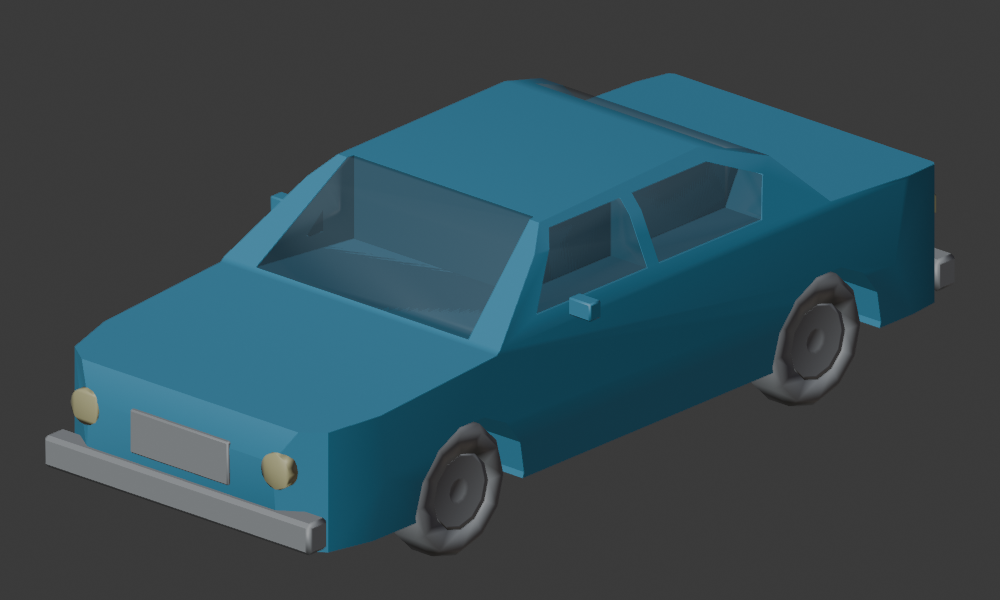
#> input picture .claude/skills/roblox-vehicle-modeler/assets/example/Sedan01/renders/blockout_three_quarter.png, 1000 x 600 px
$ python segment_reference.py ../assets/example/Sedan01/renders/blockout_three_quarter.png --out out.png
#> lines starting #> are read from the running program, lines starting #| are printed output that depends on the picture; after the words box and inside, x2 and y2 are one past the last pixel; in counts of white or black regions, pixels touching at a corner belong together
#!/usr/bin/env python3
"""Segment a reference image into candidate layer regions (plates, lights, plasma, mechanics).

Does NOT run inside Blender. Requires: python 3.9+, numpy, opencv-python(-headless).
Optional: ultralytics ('sam' mode: Segment Anything 2 / FastSAM).

Outputs in --out:
  grid.png      original image with a pixel grid (to read coordinates and calibration points)
  overlay.png   colored, numbered regions (Claude reviews them and assigns them to layers in the spec)
  regions.json  {"image", "size", "regions": [{id, polygon_px, bbox, area_px, mean_rgb, brightness,
                 saturation, tag}]}

Usage:
  python segment_reference.py ref_front.png --out seg_front [--mode color|sam|both] [--roi x0 y0 x1 y1]
"""
import argparse
import json
import os
import sys

try:
    import cv2
    import numpy as np
except ImportError:
    sys.exit("Missing OpenCV/numpy:  pip install opencv-python-headless numpy")


def load(path):
    img = cv2.imread(path, cv2.IMREAD_UNCHANGED)
    if img is None:
        sys.exit(f"Could not read {path}")
    alpha = None
    if img.ndim == 3 and img.shape[2] == 4:
        alpha = img[:, :, 3]
        img = img[:, :, :3]
    elif img.ndim == 2:
        img = cv2.cvtColor(img, cv2.COLOR_GRAY2BGR)
    return img, alpha


def foreground_mask(img, alpha, roi):
    h, w = img.shape[:2]
    m = np.zeros((h, w), np.uint8)
    if roi:
        x0, y0, x1, y1 = roi
        m[y0:y1, x0:x1] = 255
    else:
        m[:] = 255
    if alpha is not None:
        m &= (alpha > 20).astype(np.uint8) * 255
    else:
        # remove uniform background (corner color)
        corners = np.concatenate([img[:8, :8].reshape(-1, 3), img[:8, -8:].reshape(-1, 3),
                                  img[-8:, :8].reshape(-1, 3), img[-8:, -8:].reshape(-1, 3)]).astype(np.float32)
        bg = np.median(corners, axis=0)
        if corners.std(axis=0).max() < 12:
            d = np.linalg.norm(img.astype(np.float32) - bg, axis=2)
            m &= (d > 18).astype(np.uint8) * 255
    return m


def masks_color(img, fg, k, min_area):
    """Color regions (k-means in Lab) split by edges (the seams between plates)."""
    h, w = img.shape[:2]
    smooth = cv2.bilateralFilter(img, 9, 40, 9)
    lab = cv2.cvtColor(smooth, cv2.COLOR_BGR2LAB).reshape(-1, 3).astype(np.float32)
    sel = fg.reshape(-1) > 0
    data = lab[sel]
    if len(data) < k:
        return []
    crit = (cv2.TERM_CRITERIA_EPS + cv2.TERM_CRITERIA_MAX_ITER, 30, 0.5)
    _, labels, _ = cv2.kmeans(data, k, None, crit, 3, cv2.KMEANS_PP_CENTERS)
    full = np.full(h * w, -1, np.int32)
    full[sel] = labels.reshape(-1)
    full = full.reshape(h, w)
    gray = cv2.cvtColor(smooth, cv2.COLOR_BGR2GRAY)
    edges = cv2.Canny(gray, 40, 110)
    edges = cv2.dilate(edges, np.ones((3, 3), np.uint8))
    out = []
    for c in range(k):
        m = ((full == c) & (edges == 0)).astype(np.uint8) * 255
        m = cv2.morphologyEx(m, cv2.MORPH_OPEN, np.ones((3, 3), np.uint8))
        n, lab_cc, stats, _ = cv2.connectedComponentsWithStats(m, 8)
        for i in range(1, n):
            if stats[i, cv2.CC_STAT_AREA] >= min_area:
                out.append(((lab_cc == i).astype(np.uint8) * 255, "color"))
    return out


def masks_emissive(img, fg, min_area):
    """Bright, saturated areas = light / plasma candidates."""
    hsv = cv2.cvtColor(img, cv2.COLOR_BGR2HSV)
    v, s = hsv[:, :, 2], hsv[:, :, 1]
    m = (((v > 200) & (s > 90)) | (v > 245)).astype(np.uint8) * 255
    m &= fg
    m = cv2.morphologyEx(m, cv2.MORPH_CLOSE, np.ones((5, 5), np.uint8))
    n, lab_cc, stats, _ = cv2.connectedComponentsWithStats(m, 8)
    return [((lab_cc == i).astype(np.uint8) * 255, "emissive_candidate")
            for i in range(1, n) if stats[i, cv2.CC_STAT_AREA] >= max(12, min_area // 8)]


def masks_sam(path, fg, min_area, model_name):
    try:
        from ultralytics import SAM, FastSAM
    except ImportError:
        print("ultralytics not installed; skipping SAM mode (pip install ultralytics)")
        return []
    model = FastSAM(model_name) if "fastsam" in model_name.lower() else SAM(model_name)
    res = model(path, verbose=False)
    out = []
    for r in res:
        if r.masks is None:
            continue
        for m in r.masks.data.cpu().numpy():
            m = (cv2.resize(m.astype(np.uint8), (fg.shape[1], fg.shape[0]), interpolation=cv2.INTER_NEAREST) * 255)
            m &= fg
            if int((m > 0).sum()) >= min_area:
                out.append((m, "sam"))
    return out


def dedupe(masks, iou_thr=0.85):
    keep = []
    for m, src in sorted(masks, key=lambda x: -int((x[0] > 0).sum())):
        mb = m > 0
        dup = False
        for k, _ in keep:
            kb = k > 0
            inter = np.logical_and(mb, kb).sum()
            union = np.logical_or(mb, kb).sum()
            if union and inter / union > iou_thr:
                dup = True
                break
        if not dup:
            keep.append((m, src))
    return keep


def describe(img, masks):
    hsv = cv2.cvtColor(img, cv2.COLOR_BGR2HSV)
    regions = []
    for m, src in masks:
        cnts, _ = cv2.findContours(m, cv2.RETR_EXTERNAL, cv2.CHAIN_APPROX_NONE)
        if not cnts:
            continue
        c = max(cnts, key=cv2.contourArea)
        peri = cv2.arcLength(c, True)
        poly = cv2.approxPolyDP(c, max(1.5, 0.004 * peri), True).reshape(-1, 2)
        if len(poly) < 3:
            continue
        x, y, w, h = cv2.boundingRect(c)
        sel = m > 0
        b, g, r = (float(img[:, :, i][sel].mean()) for i in range(3))
        sat = float(hsv[:, :, 1][sel].mean()) / 255
        val = float(hsv[:, :, 2][sel].mean()) / 255
        tag = src
        if src != "emissive_candidate":
            if val > 0.8 and sat > 0.35:
                tag = "emissive_candidate"
            elif w > 4 * h or h > 4 * w:
                tag = "strip_or_trim"
            elif val < 0.25:
                tag = "dark_detail_or_gap"
            else:
                tag = "panel"
        M = cv2.moments(c)
        cx = M["m10"] / M["m00"] if M["m00"] else x + w / 2
        cy = M["m01"] / M["m00"] if M["m00"] else y + h / 2
        regions.append({
            "polygon_px": poly.tolist(), "bbox": [x, y, x + w, y + h], "centroid": [round(cx, 1), round(cy, 1)],
            "area_px": int(sel.sum()), "mean_rgb": [round(r), round(g), round(b)],
            "brightness": round(val, 3), "saturation": round(sat, 3), "tag": tag, "source": src,
        })
    regions.sort(key=lambda r: (r["bbox"][1] // 40, r["bbox"][0]))
    for i, r in enumerate(regions):
        r["id"] = i
    return regions


def draw_grid(img, step):
    g = img.copy()
    h, w = g.shape[:2]
    for x in range(0, w, step):
        cv2.line(g, (x, 0), (x, h), (0, 255, 255) if x % (step * 5) == 0 else (90, 90, 90), 1)
        cv2.putText(g, str(x), (x + 2, 12), cv2.FONT_HERSHEY_SIMPLEX, 0.35, (0, 255, 255), 1)
    for y in range(0, h, step):
        cv2.line(g, (0, y), (w, y), (0, 255, 255) if y % (step * 5) == 0 else (90, 90, 90), 1)
        cv2.putText(g, str(y), (2, y - 2), cv2.FONT_HERSHEY_SIMPLEX, 0.35, (0, 255, 255), 1)
    return g


def draw_overlay(img, regions):
    ov = (img.astype(np.float32) * 0.45).astype(np.uint8)
    rng = np.random.default_rng(7)
    for r in regions:
        col = tuple(int(c) for c in rng.integers(60, 255, 3))
        pts = np.array(r["polygon_px"], np.int32)
        layer = ov.copy()
        cv2.fillPoly(layer, [pts], col)
        ov = cv2.addWeighted(layer, 0.45, ov, 0.55, 0)
        cv2.polylines(ov, [pts], True, col, 1)
    for r in regions:
        cx, cy = (int(v) for v in r["centroid"])
        label = str(r["id"]) + ("*" if r["tag"] == "emissive_candidate" else "")
        cv2.putText(ov, label, (cx - 6, cy + 4), cv2.FONT_HERSHEY_SIMPLEX, 0.45, (0, 0, 0), 3)
        cv2.putText(ov, label, (cx - 6, cy + 4), cv2.FONT_HERSHEY_SIMPLEX, 0.45, (255, 255, 255), 1)
    return ov


def main():
    ap = argparse.ArgumentParser(description=__doc__, formatter_class=argparse.RawDescriptionHelpFormatter)
    ap.add_argument("image")
    ap.add_argument("--out", required=True)
    ap.add_argument("--mode", default="color", choices=["color", "sam", "both"])
    ap.add_argument("--roi", type=int, nargs=4, metavar=("X0", "Y0", "X1", "Y1"))
    ap.add_argument("--k", type=int, default=6, help="color clusters (color mode)")
    ap.add_argument("--min-area", type=float, default=0.0008, help="minimum area (fraction of the image)")
    ap.add_argument("--sam-model", default="sam2.1_b.pt", help="sam2.1_b.pt, sam_b.pt or FastSAM-s.pt")
    ap.add_argument("--grid", type=int, default=50, help="grid step in px")
    a = ap.parse_args()

    os.makedirs(a.out, exist_ok=True)
    img, alpha = load(a.image)
#> in load, img is the input picture: shape (600, 1000, 4); mean B, G, R, A 82, 74, 53, 255
#> in load, `alpha = img[:, :, 3]`: alpha: shape (600, 1000); every value is 255
    h, w = img.shape[:2]
#> h = 600; w = 1000
    fg = foreground_mask(img, alpha, a.roi)
    min_area = int(a.min_area * h * w)
#> min_area = 480
    masks = masks_emissive(img, fg, min_area)
#> in masks_emissive, `hsv = cv2.cvtColor(img, cv2.COLOR_BGR2HSV)`: hsv: shape (600, 1000, 3); mean H, S, V 44.8, 67, 82.1
#> in masks_emissive, `v, s = hsv[:, :, 2], hsv[:, :, 1]`:
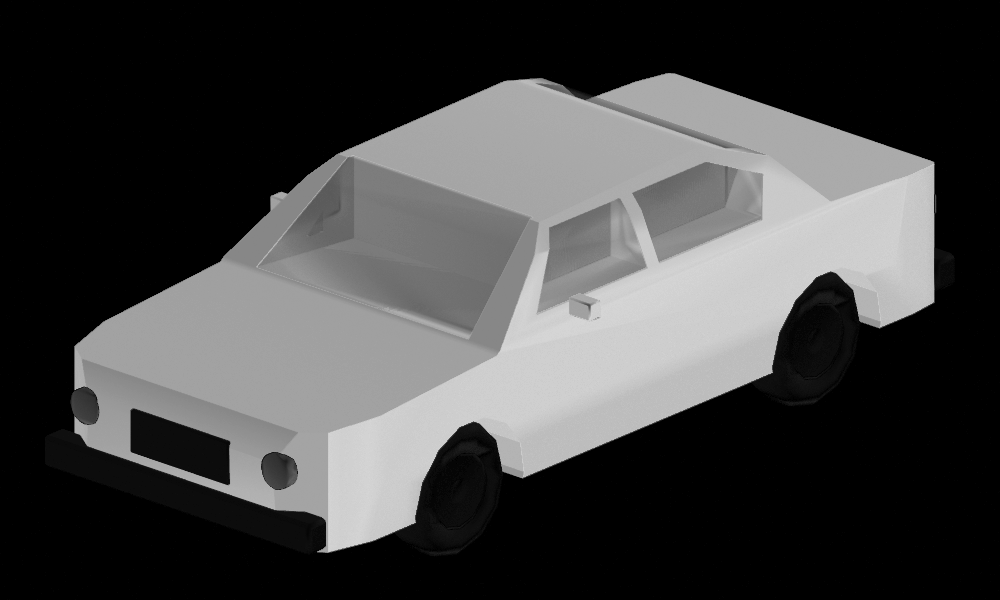
#> s: shape (600, 1000); min 0, max 216, mean 67
#> in masks_emissive, `m = (((v > 200) & (s > 90)) | (v > 245)).astype(np.uint8) * 255`: m: shape (600, 1000); every value is 0
#> in masks_emissive, `n, lab_cc, stats, _ = cv2.connectedComponentsWithStats(m, 8)`: lab_cc: shape (600, 1000) int32; every value is 0
#> in masks_emissive, `n, lab_cc, stats, _ = cv2.connectedComponentsWithStats(m, 8)`: n = 1; stats = [[0, 0, 1000, 600, 600000]]
#> masks = []
    if a.mode in ("color", "both"):
        masks += masks_color(img, fg, a.k, min_area)
#> in masks_color, `edges = cv2.Canny(gray, 40, 110)`: edges: shape (600, 1000); 1.2% white in thin lines or dots, all inside (x1, y1, x2, y2) = (45, 73, 952, 557)
#> in masks_color, `edges = cv2.dilate(edges, np.ones((3, 3), np.uint8))`: edges: shape (600, 1000); 4% white; 10 white regions, largest, box (x1, y1, x2, y2) and area: (44, 77, 540, 554) 10387, (393, 421, 525, 558) 3207, (748, 271, 882, 408) 3181
#> the loop in masks_color, `for c in range(k):` made 6 passes
#> n on passes 1 to 6: 10, 17, 21, 11, 9, 5
#> pass 1, in masks_color, `n, lab_cc, stats, _ = cv2.connectedComponentsWithStats(m, 8)`:
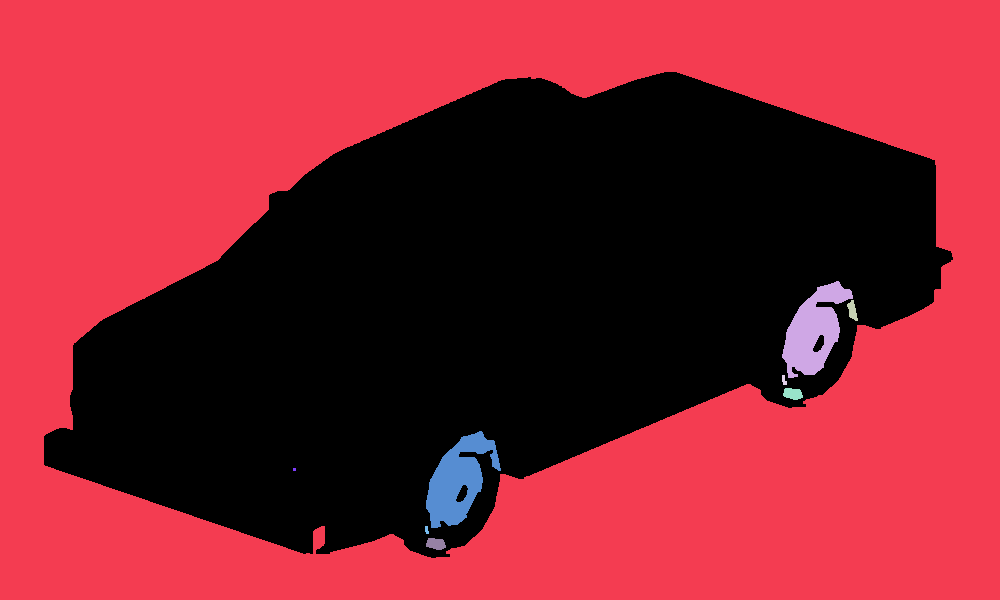
#> lab_cc: shape (600, 1000) int32; 10 distinct labels, from 0 to 9; one colour per label, 0 black
#> after the loop in masks_color, `for c in range(k):`:
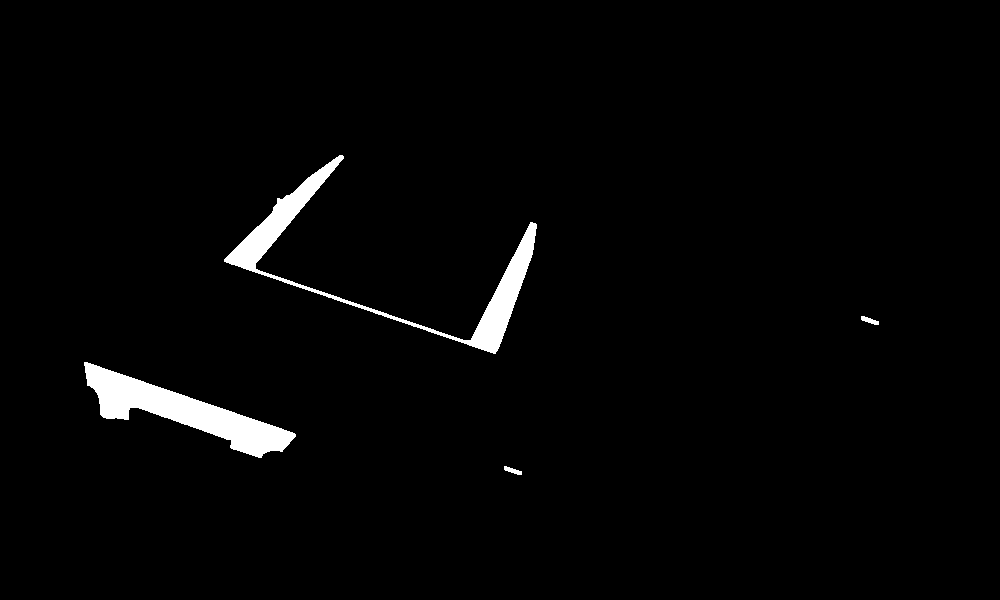
#> m: shape (600, 1000); 2.2% white; 4 white regions, box (x1, y1, x2, y2) and area: (224, 155, 537, 354) 6609, (84, 362, 296, 458) 6587, (861, 316, 879, 325) 85, (504, 466, 522, 475) 82
#> after the loop in masks_color, `for c in range(k):`: out = 24 items
#> masks = 24 items
    if a.mode in ("sam", "both"):
        masks += masks_sam(a.image, fg, min_area, a.sam_model)
    masks = dedupe(masks)
#> the loop in dedupe, `for m, src in sorted(masks, key=lambda x: -int((x[0] > 0).sum())):` made 24 passes
#> pass 1, in dedupe, `mb = m > 0`:
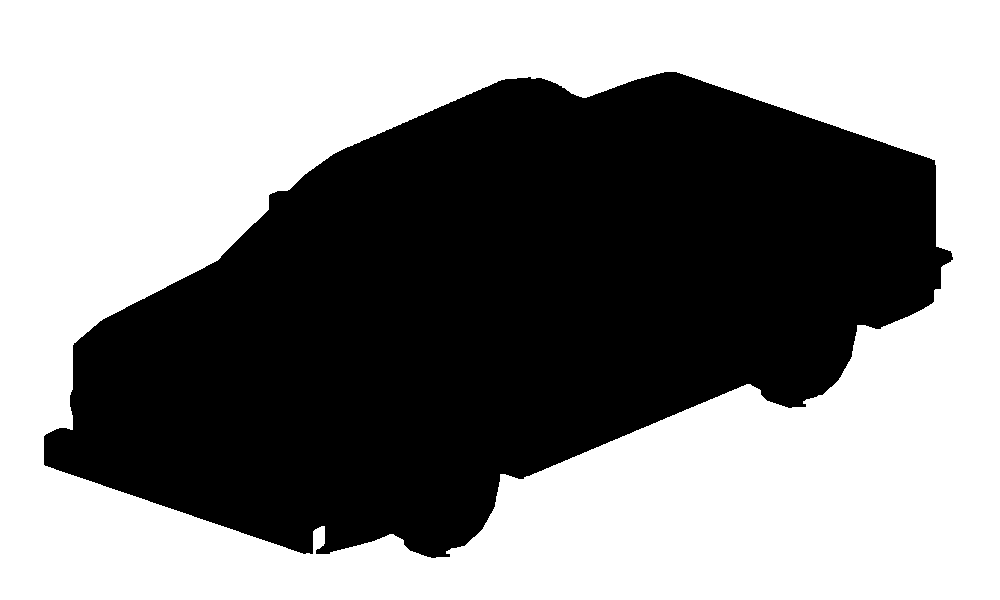
#> mb: shape (600, 1000) bool; 54.8% white; 1 black region, box (x1, y1, x2, y2) and area: (44, 72, 953, 558) 271330
#> after the loop in dedupe, `for m, src in sorted(masks, key=lambda x: -int((x[0] > 0).sum())):`:
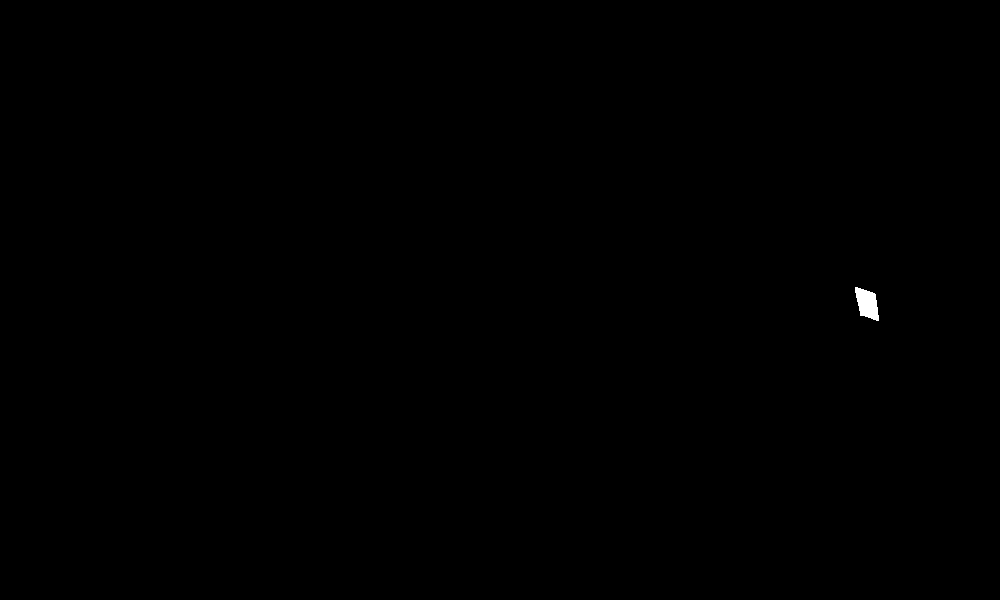
#> mb: shape (600, 1000) bool; 0.09% white; 1 white region, box (x1, y1, x2, y2) and area: (855, 287, 879, 321) 543
    regions = describe(img, masks)
#> the loop in describe, `for m, src in masks:` made 24 passes
#> (peri, poly, x, y, w, h, b, g) on passes 1, 23, 24: (3196, [[0, 0], [0, 599], [999, 599], [999, 0]], 0, 0, 1000, 600, 58.52, 58.51), (100.3, [[498, 437], [503, 465], [521, 470], [518, 444]], 498, 437, 24, 34, 130.3, 106.7), (100.3, [[855, 287], [860, 315], [878, 320], [875, 294]], 855, 287, 24, 34, 130.3, 106.7)
#> (peri, x, y, w, h, b, g, r) on passes 2 to 7: (1832.7, 349, 168, 585, 379, 78.27, 62.14, 16.13), (1731.8, 77, 262, 416, 255, 142.4, 117.3, 52.25), (1080, 343, 82, 420, 169, 136.5, 111.5, 46.25), (1072, 268, 158, 260, 179, 106.7, 90.54, 56.56), (1637, 505, 99, 355, 247, 106.3, 86.17, 32.08), (755.2, 604, 75, 325, 124, 134.3, 109.4, 44.34)
#> the loop in describe, `for i, r in enumerate(regions):` made 24 passes
#> regions = 24 items
    cv2.imwrite(os.path.join(a.out, "grid.png"), draw_grid(img, a.grid))
#> after the loop in draw_grid, `for x in range(0, w, step):`: g: shape (600, 1000, 3); mean B, G, R 81.7, 75.4, 54.8
#> after the loop in draw_grid, `for y in range(0, h, step):`: g: shape (600, 1000, 3); mean B, G, R 81.4, 76.7, 56.5
    cv2.imwrite(os.path.join(a.out, "overlay.png"), draw_overlay(img, regions))
#> the loop in draw_overlay, `for r in regions:` made 24 passes
#> col on passes 2 to 13: (234, 172, 211), (222, 103, 70), (118, 115, 230), (237, 61, 157), (220, 85, 215), (83, 151, 219), (119, 126, 114), (200, 109, 253), (146, 153, 158), (173, 167, 159), (254, 217, 214), (196, 181, 126)
#> (col, pts) on passes 1, 15, 22: ((244, 181, 193), [[0, 0], [0, 599], [999, 599], [999, 0]]), ((224, 91, 227), [[855, 287], [860, 315], [878, 320], [875, 294]]), ((108, 253, 62), [[498, 437], [503, 465], [521, 470], [518, 444]])
#> after the loop in draw_overlay, `for r in regions:`:
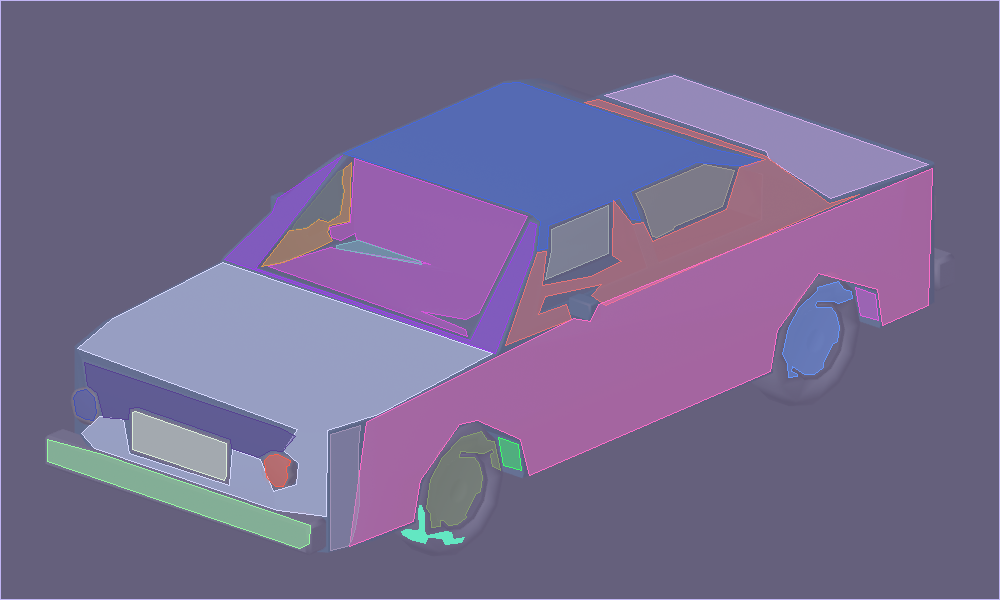
#> layer: shape (600, 1000, 3); mean B, G, R 143.3, 106.7, 118.3
#> the loop in draw_overlay, `for r in regions:` made 24 passes
#> (cx, cy, label) on passes 1 to 12: (499, 299, '0'), (772, 134, '1'), (539, 152, '2'), (674, 234, '3'), (387, 262, '4'), (413, 247, '5'), (311, 230, '6'), (324, 203, '7'), (652, 347, '8'), (684, 197, '9'), (578, 241, '10'), (271, 367, '11')
#> after the loop in draw_overlay, `for r in regions:`:
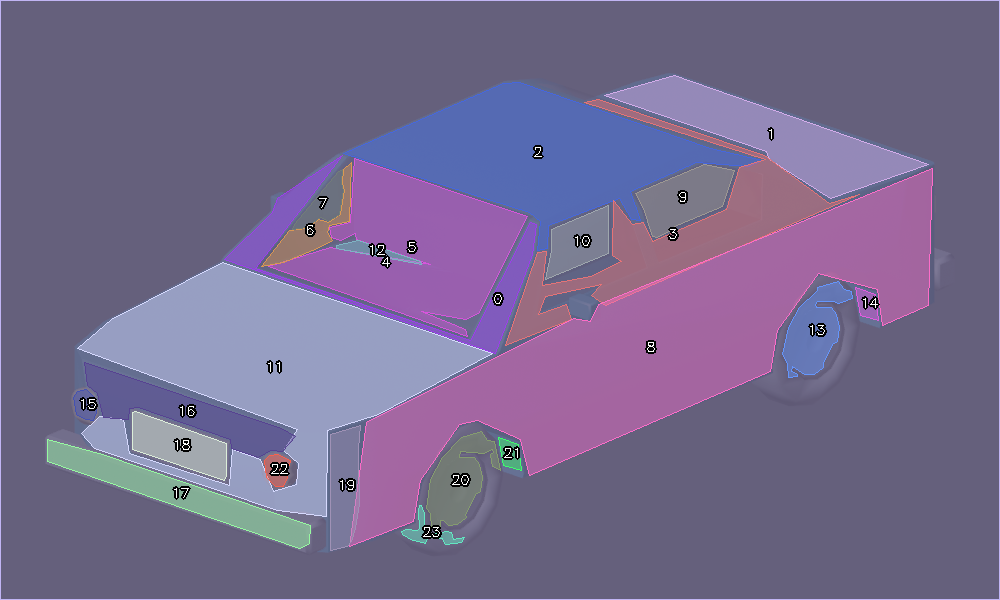
#> ov: shape (600, 1000, 3); mean B, G, R 142.6, 106.1, 117.9
    with open(os.path.join(a.out, "regions.json"), "w", encoding="utf-8") as f:
        try:
            img_ref = os.path.relpath(os.path.abspath(a.image), os.path.abspath(a.out))
        except ValueError:  # different drive on Windows
            img_ref = os.path.abspath(a.image)
        json.dump({"image": img_ref, "size": [w, h], "mode": a.mode, "regions": regions}, f, indent=1)
    tags = {}
    for r in regions:
        tags[r["tag"]] = tags.get(r["tag"], 0) + 1
#> this loop made 24 passes
#> after the loop, tags = {'dark_detail_or_gap': 3, 'panel': 20, 'strip_or_trim': 1}
    print(json.dumps({"regions": len(regions), "per_tag": tags, "output": os.path.abspath(a.out)}, ensure_ascii=False))
#| {"regions": 24, "per_tag": {"dark_detail_or_gap": 3, "panel": 20, "strip_or_trim": 1}, "output": ".claude/skills/roblox-vehicle-modeler/scripts/out.png"}


if __name__ == "__main__":
    main()
